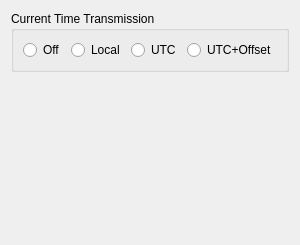
        <widget class="QWidget" name="tabMiscellaneous">
         <attribute name="title">
          <string>Miscellaneous</string>
         </attribute>
         <layout class="QVBoxLayout" name="verticalLayout_4">
          <property name="spacing">
           <number>6</number>
          </property>
          <property name="leftMargin">
           <number>11</number>
          </property>
          <property name="topMargin">
           <number>11</number>
          </property>
          <property name="rightMargin">
           <number>11</number>
          </property>
          <property name="bottomMargin">
           <number>11</number>
          </property>
          <item>
           <widget class="QGroupBox" name="GroupBoxCurrentTime">
            <property name="sizePolicy">
             <sizepolicy hsizetype="Minimum" vsizetype="Minimum">
              <horstretch>0</horstretch>
              <verstretch>0</verstretch>
             </sizepolicy>
            </property>
            <property name="title">
             <string>Current Time Transmission</string>
            </property>
            <layout class="QHBoxLayout" name="horizontalLayout_4">
             <item>
              <widget class="QRadioButton" name="RadioButtonCurTimeOff">
               <property name="sizePolicy">
                <sizepolicy hsizetype="Minimum" vsizetype="Minimum">
                 <horstretch>0</horstretch>
                 <verstretch>0</verstretch>
                </sizepolicy>
               </property>
               <property name="text">
                <string>Off</string>
               </property>
               <attribute name="buttonGroup">
                <string notr="true">ButtonGroupCurrentTime</string>
               </attribute>
              </widget>
             </item>
             <item>
              <widget class="QRadioButton" name="RadioButtonCurTimeLocal">
               <property name="sizePolicy">
                <sizepolicy hsizetype="Minimum" vsizetype="Minimum">
                 <horstretch>0</horstretch>
                 <verstretch>0</verstretch>
                </sizepolicy>
               </property>
               <property name="text">
                <string>Local</string>
               </property>
               <attribute name="buttonGroup">
                <string notr="true">ButtonGroupCurrentTime</string>
               </attribute>
              </widget>
             </item>
             <item>
              <widget class="QRadioButton" name="RadioButtonCurTimeUTC">
               <property name="sizePolicy">
                <sizepolicy hsizetype="Minimum" vsizetype="Minimum">
                 <horstretch>0</horstretch>
                 <verstretch>0</verstretch>
                </sizepolicy>
               </property>
               <property name="text">
                <string>UTC</string>
               </property>
               <attribute name="buttonGroup">
                <string notr="true">ButtonGroupCurrentTime</string>
               </attribute>
              </widget>
             </item>
             <item>
              <widget class="QRadioButton" name="RadioButtonCurTimeUTCOffset">
               <property name="sizePolicy">
                <sizepolicy hsizetype="Minimum" vsizetype="Minimum">
                 <horstretch>0</horstretch>
                 <verstretch>0</verstretch>
                </sizepolicy>
               </property>
               <property name="text">
                <string>UTC+Offset</string>
               </property>
               <attribute name="buttonGroup">
                <string notr="true">ButtonGroupCurrentTime</string>
               </attribute>
              </widget>
             </item>
            </layout>
           </widget>
          </item>
          <item>
           <spacer name="verticalSpacer_4">
            <property name="orientation">
             <enum>Qt::Vertical</enum>
            </property>
            <property name="sizeHint" stdset="0">
             <size>
              <width>20</width>
              <height>162</height>
             </size>
            </property>
           </spacer>
          </item>
         </layout>
        </widget>
